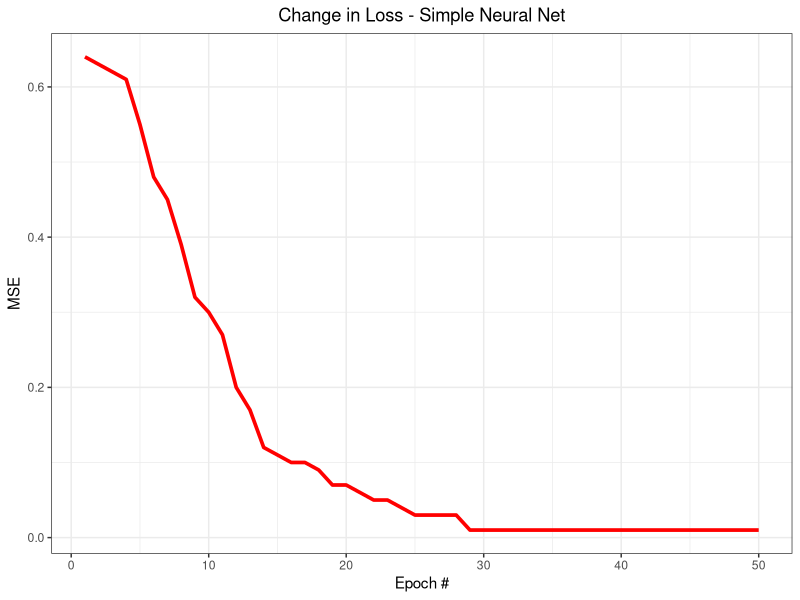

R code for this plot:
## Final Project NN From Scratch

### Libraries
# none :3
# jk, I'll use tidyverse:
library(tidyverse)

### Setting seed
set.seed(25)

## Defining data frame
x <- rnorm(100)
y <- ifelse(x >= -0.5 & x <= 0.5, 1, 0)
gaussian_df <- sample(data.frame(rn = x, resp = y))

## Poisoning the data
#gaussian_df[sample(which(gaussian_df$resp == 1), 25),] = 0

## Looking at data set
head(gaussian_df)

## Activation Function
sigmoid <- function(x) {
  return(1.0/(1.0 + exp(-x)))
}

## Derivative of the activation
sigmoid_deriv <- function(x) {
  return(x*(1.0 - x))
}

## Loss Function
MSE <- function(neural_net) {
  return(mean((neural_net$y - round(neural_net$output))^2))
}

## Initializing
layer_weights_1 <- c(runif(length(gaussian_df$rn)))
layer_weights_2 <- c(runif(length(gaussian_df$rn)))
layer_bias_1 <- c(runif(length(gaussian_df$rn)))
layer_bias_2 <- c(runif(length(gaussian_df$rn)))

## Setting up neural network list
neuralnet_info <- list(
  input = gaussian_df$rn,
  layer_weights_1 = layer_weights_1,
  layer_bias_1 = layer_bias_1,
  layer_weights_2 = layer_weights_2,
  layer_bias_2 = layer_bias_2,
  y = gaussian_df$resp,
  output = matrix(rep(0, 1000), ncol = 1)
)

## Forward pass
forward_pass <- function(neural_net) {
  
  # Layer 1 activations
  neural_net$layer1 <- c(sigmoid(neural_net$input * neural_net$layer_weights_1 + 
                                   layer_bias_1))
  
  # Output activations
  neural_net$output <- c(sigmoid(neural_net$layer1 * neural_net$layer_weights_2 + 
                                   layer_bias_2))
  
  return(neural_net)
}

## Backpropagation
grad_descent <- function(neural_net){
  
  ## Easier derivative first
  # weights closer to the output layer
  deriv_weights2 <- (
    neural_net$layer1*(2*(neural_net$y - neural_net$output)*sigmoid_deriv(neural_net$output))
  )
  
  ## Backpropagating to first layer
  # Applied chain rule here
  deriv_weights1 <- (2*(neural_net$y - neural_net$output)*sigmoid_deriv(neural_net$output))*neural_net$layer_weights_2
  deriv_weights1 <- deriv_weights1*sigmoid_deriv(neural_net$layer1)
  deriv_weights1 <- neural_net$input*deriv_weights1
  
  ## Now need to do bias derivatives
  deriv_bias2 <- 2*(neural_net$y - neural_net$output)*sigmoid_deriv(neural_net$output)
  deriv_bias1 <- 2*(neural_net$y - neural_net$output)*sigmoid_deriv(neural_net$output)*layer_weights_2*sigmoid_deriv(neural_net$layer1)
  
  # Weight update using derivative
  learn_rate = 1
  neural_net$layer_weights_1 <- neural_net$layer_weights_1 + learn_rate*deriv_weights1
  neural_net$layer_weights_2 <- neural_net$layer_weights_2 + learn_rate*deriv_weights2
  neural_net$layer_bias_1 <- neural_net$layer_bias_1 + learn_rate*deriv_bias1
  neural_net$layer_bias_2 <- neural_net$layer_bias_2 + learn_rate*deriv_bias2
  
  # Returning updated information
  return(neural_net)
  
}

## Error Rate after no iterations
mean(round(neuralnet_info$output) == gaussian_df$resp)

## Epochs
epoch_num <- 50

## Initializing loss vector
lossData <- data.frame(epoch = 1:epoch_num, MSE = rep(0, epoch_num))

## Training Neural Net
for (i in 1:epoch_num) {
  
  # Foreward iteration
  neuralnet_info <- forward_pass(neuralnet_info)
  
  # Backward iteration
  neuralnet_info <- grad_descent(neuralnet_info)
  
  # Storing loss
  lossData$MSE[i] <- MSE(neuralnet_info)
  
}

## Error Rate after 50 iterations
mean(round(neuralnet_info$output) == gaussian_df$resp)

## Plotting Loss
lossData %>% 
  ggplot(aes(x = epoch, y = MSE)) + 
  geom_line(size = 1.25, color = "red") +
  theme_bw() +
  labs(x = "Epoch #", y = "MSE") +
  ggtitle("Change in Loss - Simple Neural Net") +
  theme(plot.title = element_text(hjust = 0.5))

## Making a test set
# x <- rnorm(25)
# y <- ifelse(x >= -0.5 & x <= 0.5, 1, 0)
# gaussian_df_test <- sample(data.frame(rn = x, resp = y))

## Making Predictions on the test set

# Layer 1 activations
# test_results <- NULL

# test_results$layer1 <- c(sigmoid(gaussian_df_test$rn * neuralnet_info$layer_weights_1 + 
#                                 neuralnet_info$layer_bias_1))

# Output activations
# test_results$output <- c(sigmoid(test_results$layer1 * neuralnet_info$layer_weights_2 + 
#                                 neuralnet_info$layer_bias_2))

# Predictions
## Error Rate after 50 iterations
# mean(round(test_results$output) == gaussian_df_test$resp)

